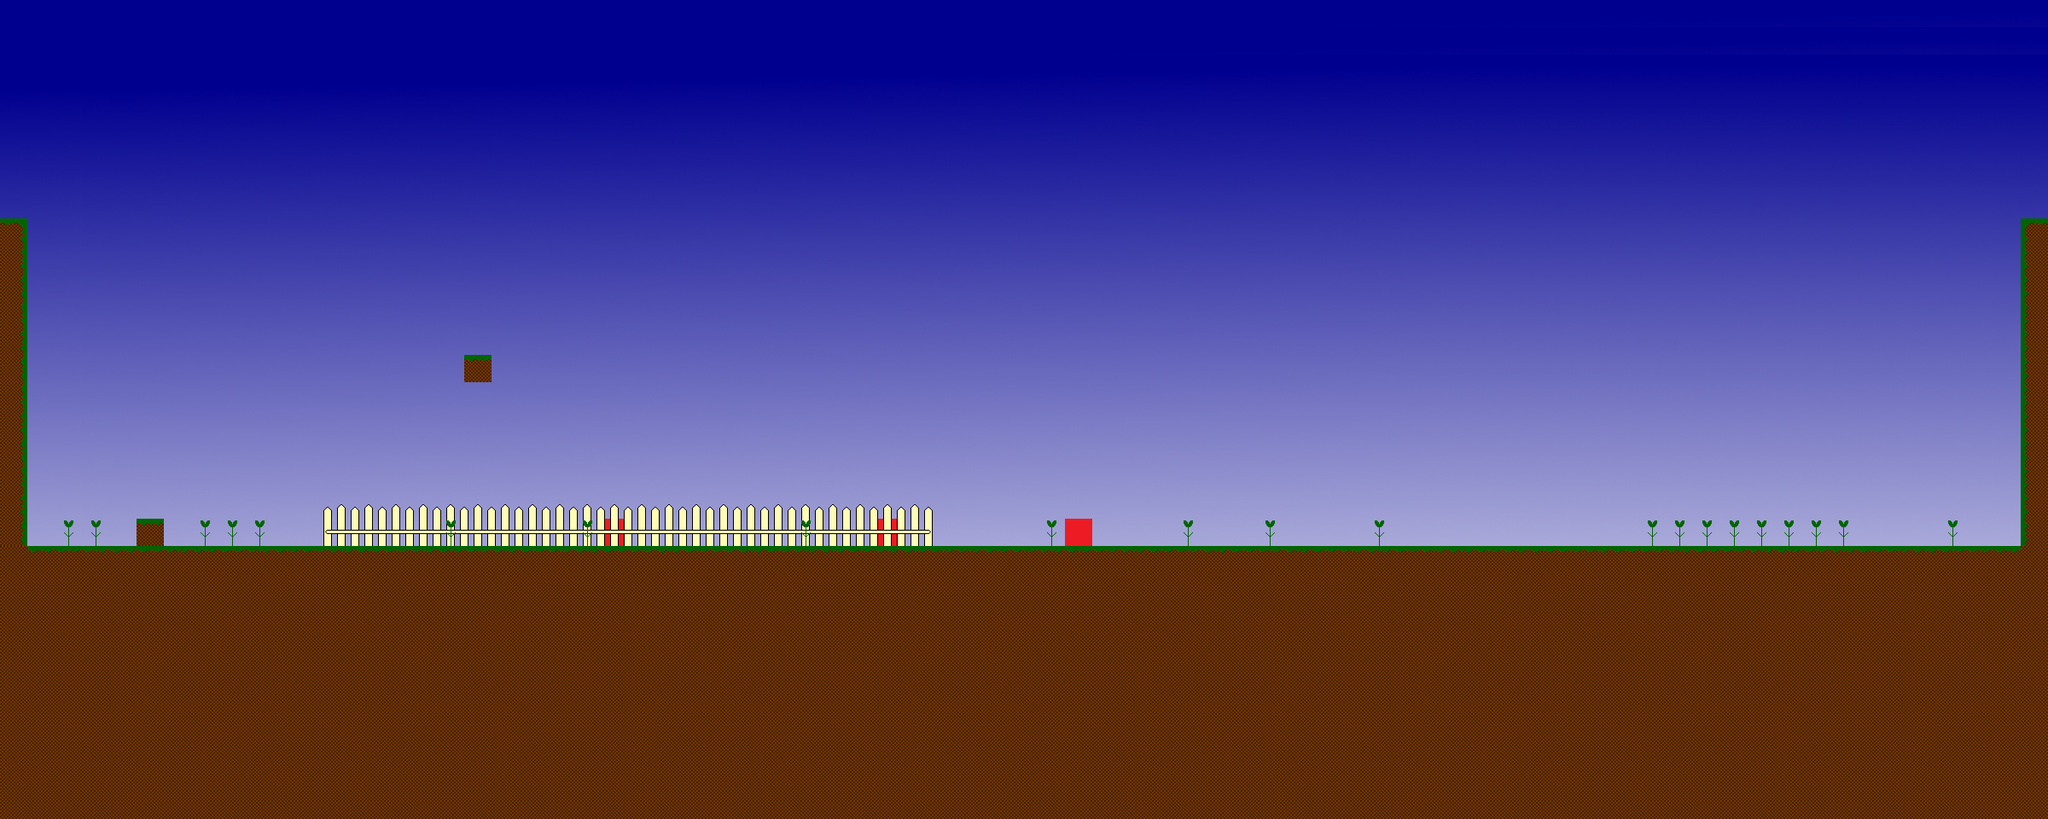

A 2D game scene composited from a Tiled map and its tileset images. What follows is a short description and the map's XML, with each tile layer's data collapsed to a summary:
An orthogonal 75x30 tile map with 32x32 px tiles, 6 tile layers (Background, Collision, Ground, Enemies, ...), 3 tilesets.

<map version="1.0" orientation="orthogonal" renderorder="right-down" width="75" height="30" tilewidth="32" tileheight="32" nextobjectid="4">
 <properties>
  <property name="playerStartX" value="1" />
  <property name="playerStartY" value="19" />
 </properties>
 <tileset firstgid="1" name="Test Set" tilewidth="32" tileheight="32">
  <image source="tilesets/testSet.png" width="128" height="96" />
 </tileset>
 <tileset firstgid="13" name="Background" tilewidth="32" tileheight="32">
  <image source="tilesets/background.png" width="1600" height="900" />
 </tileset>
 <tileset firstgid="1413" name="collision" tilewidth="32" tileheight="32">
  <image source="tilesets/collision.png" width="32" height="32" />
 </tileset>
 <layer name="Background" width="75" height="30">
  <data>[2250 cells, 2250 non-empty, 1400 distinct tile ids]</data>
 </layer>
 <layer name="Collision" width="75" height="30">
  <properties>
   <property name="collision" value="" />
  </properties>
  <data>[2250 cells, 101 non-empty, 1 distinct tile ids]</data>
 </layer>
 <layer name="Ground" width="75" height="30">
  <data>[2250 cells, 776 non-empty, 3 distinct tile ids]</data>
 </layer>
 <layer name="Enemies" width="75" height="30">
  <properties>
   <property name="enemies" value="" />
  </properties>
  <data>[2250 cells, 3 non-empty, 1 distinct tile ids]</data>
 </layer>
 <layer name="Fence" width="75" height="30">
  <properties>
   <property name="front" value="" />
  </properties>
  <data>[2250 cells, 48 non-empty, 6 distinct tile ids]</data>
 </layer>
 <layer name="Foliage" width="75" height="30">
  <properties>
   <property name="front" value="" />
  </properties>
  <data>[2250 cells, 21 non-empty, 1 distinct tile ids]</data>
 </layer>
</map>